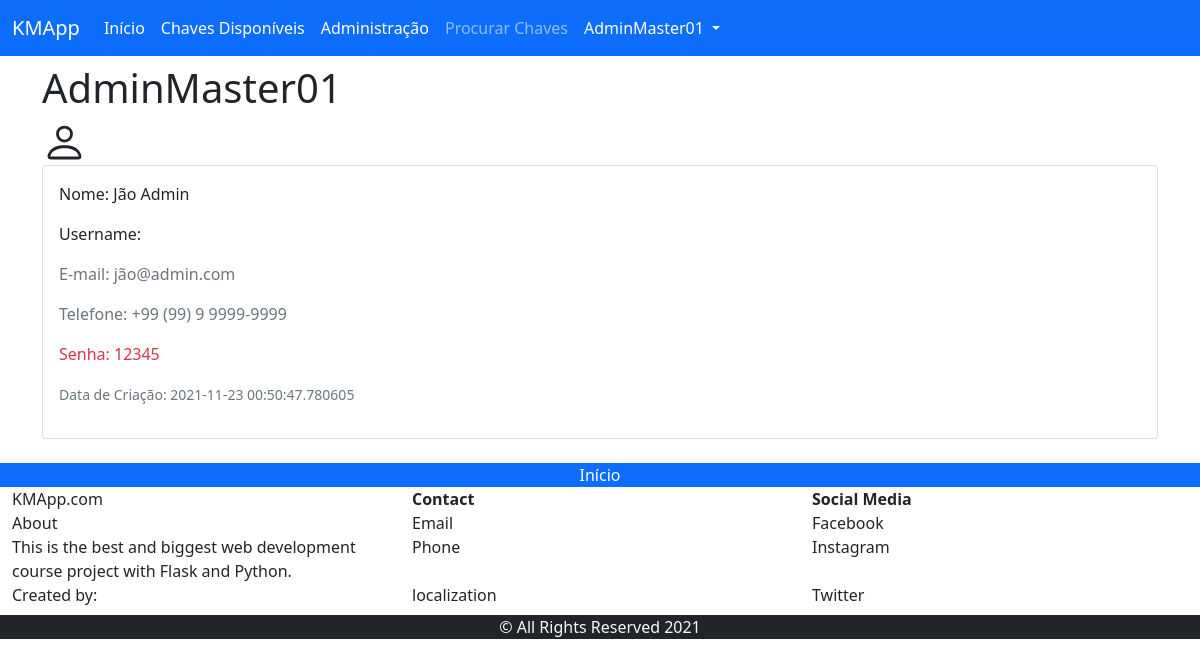
The app's page /view/user/AdminMaster01 (signed in), older data.
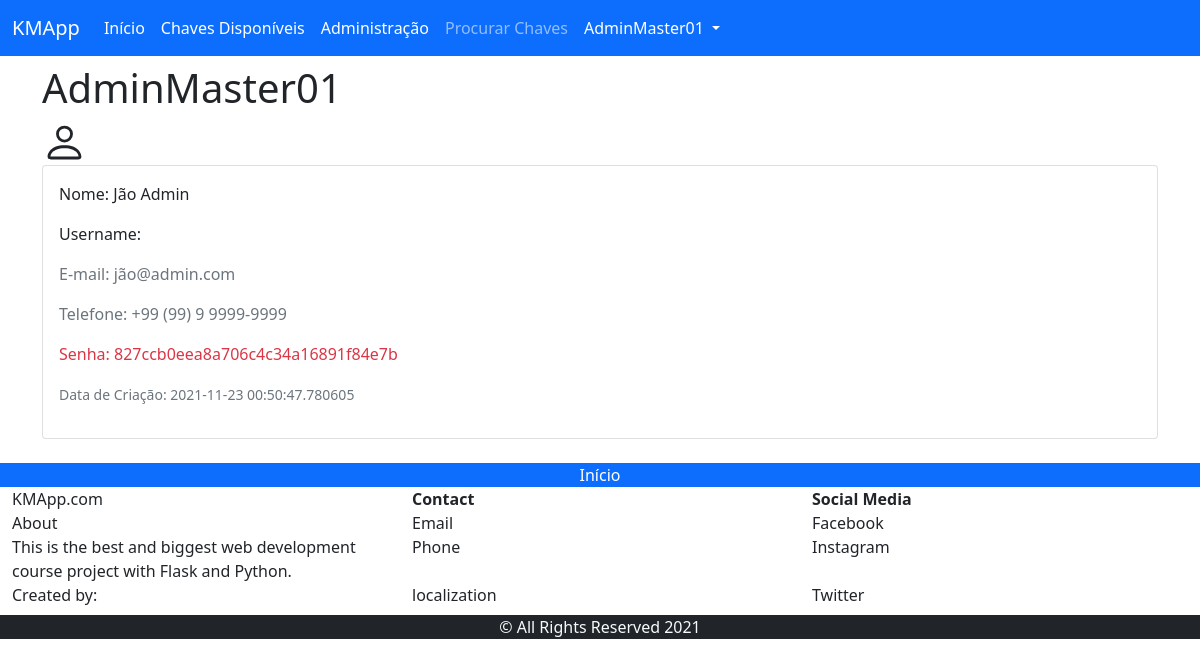
The same page, newer data.
### key_manager/models/user.py (models this page shows, shortened)
class User(db.Model):
    __tablename__ = 'users'
    id = db.Column(db.Integer, primary_key=True)
    name = db.Column(db.String(100), unique=False, nullable=False)
    username = db.Column(db.String(100), unique=True, nullable=False)
    email = db.Column(db.String(100), unique=True, nullable=False)
    phone = db.Column(db.String(20), nullable=True)
    password = db.Column(db.String(100), unique=True, nullable=False)
    creation_date = db.Column(db.DateTime, nullable=False, default=datetime.utcnow)
    '''
        Usertype pode ser Três master possui todas as permissões,
        E admin possui menos permissões e normal não possui permissões
    '''
    usertype = db.Column(db.String(6), default="normal")

### key_manager/routes/views.py (the view)
@view.route("/user/<user_username>")
def viewUser(user_username):
    try:
        all_users = User.query.filter_by(username=user_username).first()
    except:
        pass
    return render_template("view/users.html", user=all_users)

### key_manager/templates/view/users.html (shortened to what this page needs)
{% extends 'base.html' %}
{% block content %}
{% if user %}
<h1 class="col-auto">{{ user.username }}</h1>
<div class="row">
</div>
<div class="card">
    <div class="card-body">
        <p>Nome: {{ user.name }}</p>
        <p>Username: {{ user.usename }}</p>
        <p class="text-muted">E-mail: {{ user.email }}</p>
        <p class="text-muted">Telefone: {{ user.phone }}</p>
        <p class="text-danger">Senha: {{ user.password }}</p>
        <p><small class="text-muted">Data de Criação: {{ user.creation_date }}</small><p>
    </div>
    </div>
{% endif %}
{% endblock %}

### key_manager/templates/partials/navbar.html (shortened to what this page needs)
<nav class="navbar navbar-expand-lg navbar-dark bg-primary">
  <div class="container-fluid">
    <a class="navbar-brand" href="#">KMApp</a>
    <div class="collapse navbar-collapse" id="navbarNavDropdown">
      <ul class="navbar-nav">
        <li class="nav-item">
          <a class="nav-link active" aria-current="page" href="{{url_for('index')}}">Início</a>
        </li>
        <li class="nav-item">
          <a class="nav-link active" href="{{ url_for('view.viewIndex') }}">Chaves Disponíveis</a>
        </li>
        {% if session.get('user_permission') == 'admin' or session.get('user_permission') == 'master'%}
        <li class="nav-item">
          <a class="nav-link active" href="{{ url_for('admin.admHome') }}">Administração</a>
        </li>
        {% endif %}
        <li class="nav-item">
          <a class="nav-link deactive" href="#">Procurar Chaves</a>
        </li>
        <li class="nav-item dropdown">
          <a class="nav-link dropdown-toggle active" href="{{ url_for('login') }}" id="navbarDropdownMenuLink" role="button" data-bs-toggle="dropdown" aria-expanded="false">
            {% if session.get('user_auth') %}{{ session.get('user_username') }}{% else %}Entrar/Cadastrar-se{% endif %}
          </a>
        </li>
      </ul>
    </div>
  </div>
</nav>

Row changes from the older to the newer data that the page shows:
changed User "AdminMaster01": password "12345" → "827ccb0eea8a706c4c34a16891f84e7b"
